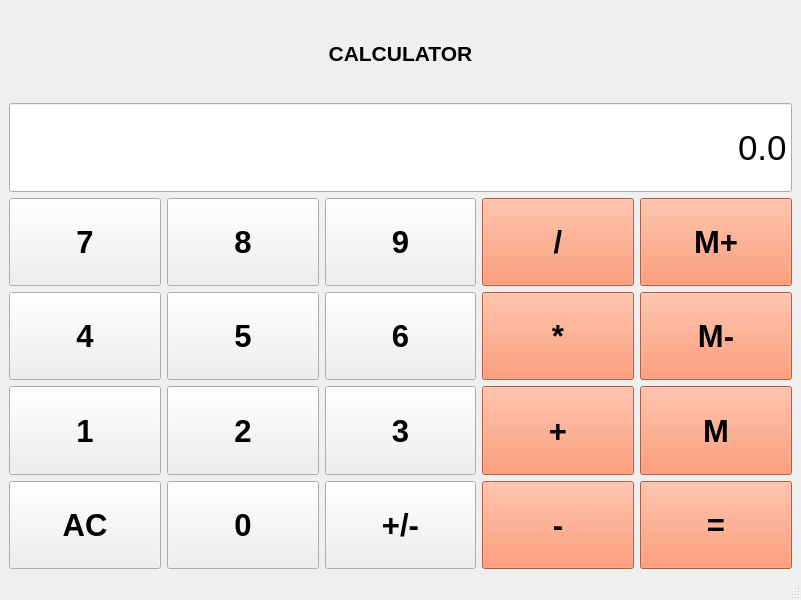
<?xml version="1.0" encoding="UTF-8"?>
<ui version="4.0">
 <class>Calculator</class>
 <widget class="QMainWindow" name="Calculator">
  <property name="geometry">
   <rect>
    <x>0</x>
    <y>0</y>
    <width>801</width>
    <height>600</height>
   </rect>
  </property>
  <property name="windowTitle">
   <string>Calculator</string>
  </property>
  <widget class="QWidget" name="centralwidget">
   <layout class="QGridLayout" name="gridLayout">
    <item row="3" column="3">
     <widget class="QPushButton" name="Multiply">
      <property name="sizePolicy">
       <sizepolicy hsizetype="Preferred" vsizetype="Preferred">
        <horstretch>0</horstretch>
        <verstretch>0</verstretch>
       </sizepolicy>
      </property>
      <property name="font">
       <font>
        <pointsize>23</pointsize>
        <bold>true</bold>
       </font>
      </property>
      <property name="styleSheet">
       <string notr="true">QPushButton {
    background-color: #FF7F50;
}</string>
      </property>
      <property name="text">
       <string>*</string>
      </property>
     </widget>
    </item>
    <item row="2" column="0">
     <widget class="QPushButton" name="Button7">
      <property name="sizePolicy">
       <sizepolicy hsizetype="Preferred" vsizetype="Preferred">
        <horstretch>0</horstretch>
        <verstretch>0</verstretch>
       </sizepolicy>
      </property>
      <property name="font">
       <font>
        <pointsize>23</pointsize>
        <bold>true</bold>
       </font>
      </property>
      <property name="text">
       <string>7</string>
      </property>
     </widget>
    </item>
    <item row="2" column="4">
     <widget class="QPushButton" name="MemAdd">
      <property name="sizePolicy">
       <sizepolicy hsizetype="Preferred" vsizetype="Preferred">
        <horstretch>0</horstretch>
        <verstretch>0</verstretch>
       </sizepolicy>
      </property>
      <property name="font">
       <font>
        <pointsize>23</pointsize>
        <bold>true</bold>
       </font>
      </property>
      <property name="styleSheet">
       <string notr="true">QPushButton {
    background-color: #FF7F50;
}</string>
      </property>
      <property name="text">
       <string>M+</string>
      </property>
     </widget>
    </item>
    <item row="3" column="2">
     <widget class="QPushButton" name="Button6">
      <property name="sizePolicy">
       <sizepolicy hsizetype="Preferred" vsizetype="Preferred">
        <horstretch>0</horstretch>
        <verstretch>0</verstretch>
       </sizepolicy>
      </property>
      <property name="font">
       <font>
        <pointsize>23</pointsize>
        <bold>true</bold>
       </font>
      </property>
      <property name="text">
       <string>6</string>
      </property>
     </widget>
    </item>
    <item row="5" column="2">
     <widget class="QPushButton" name="ChangeSign">
      <property name="sizePolicy">
       <sizepolicy hsizetype="Preferred" vsizetype="Preferred">
        <horstretch>0</horstretch>
        <verstretch>0</verstretch>
       </sizepolicy>
      </property>
      <property name="font">
       <font>
        <pointsize>23</pointsize>
        <bold>true</bold>
       </font>
      </property>
      <property name="text">
       <string>+/-</string>
      </property>
     </widget>
    </item>
    <item row="4" column="1">
     <widget class="QPushButton" name="Button2">
      <property name="sizePolicy">
       <sizepolicy hsizetype="Preferred" vsizetype="Preferred">
        <horstretch>0</horstretch>
        <verstretch>0</verstretch>
       </sizepolicy>
      </property>
      <property name="font">
       <font>
        <pointsize>23</pointsize>
        <bold>true</bold>
       </font>
      </property>
      <property name="text">
       <string>2</string>
      </property>
     </widget>
    </item>
    <item row="4" column="4">
     <widget class="QPushButton" name="MemGet">
      <property name="sizePolicy">
       <sizepolicy hsizetype="Preferred" vsizetype="Preferred">
        <horstretch>0</horstretch>
        <verstretch>0</verstretch>
       </sizepolicy>
      </property>
      <property name="font">
       <font>
        <pointsize>23</pointsize>
        <bold>true</bold>
       </font>
      </property>
      <property name="styleSheet">
       <string notr="true">QPushButton {
    background-color: #FF7F50;
}</string>
      </property>
      <property name="text">
       <string>M</string>
      </property>
     </widget>
    </item>
    <item row="3" column="1">
     <widget class="QPushButton" name="Button5">
      <property name="sizePolicy">
       <sizepolicy hsizetype="Preferred" vsizetype="Preferred">
        <horstretch>0</horstretch>
        <verstretch>0</verstretch>
       </sizepolicy>
      </property>
      <property name="font">
       <font>
        <pointsize>23</pointsize>
        <bold>true</bold>
       </font>
      </property>
      <property name="text">
       <string>5</string>
      </property>
     </widget>
    </item>
    <item row="2" column="1">
     <widget class="QPushButton" name="Button8">
      <property name="sizePolicy">
       <sizepolicy hsizetype="Preferred" vsizetype="Preferred">
        <horstretch>0</horstretch>
        <verstretch>0</verstretch>
       </sizepolicy>
      </property>
      <property name="font">
       <font>
        <pointsize>23</pointsize>
        <bold>true</bold>
       </font>
      </property>
      <property name="text">
       <string>8</string>
      </property>
     </widget>
    </item>
    <item row="5" column="1">
     <widget class="QPushButton" name="Button0">
      <property name="sizePolicy">
       <sizepolicy hsizetype="Preferred" vsizetype="Preferred">
        <horstretch>0</horstretch>
        <verstretch>0</verstretch>
       </sizepolicy>
      </property>
      <property name="font">
       <font>
        <pointsize>23</pointsize>
        <bold>true</bold>
       </font>
      </property>
      <property name="text">
       <string>0</string>
      </property>
     </widget>
    </item>
    <item row="2" column="2">
     <widget class="QPushButton" name="Button9">
      <property name="sizePolicy">
       <sizepolicy hsizetype="Preferred" vsizetype="Preferred">
        <horstretch>0</horstretch>
        <verstretch>0</verstretch>
       </sizepolicy>
      </property>
      <property name="font">
       <font>
        <pointsize>23</pointsize>
        <bold>true</bold>
       </font>
      </property>
      <property name="text">
       <string>9</string>
      </property>
     </widget>
    </item>
    <item row="4" column="0">
     <widget class="QPushButton" name="Button1">
      <property name="sizePolicy">
       <sizepolicy hsizetype="Preferred" vsizetype="Preferred">
        <horstretch>0</horstretch>
        <verstretch>0</verstretch>
       </sizepolicy>
      </property>
      <property name="font">
       <font>
        <pointsize>23</pointsize>
        <bold>true</bold>
       </font>
      </property>
      <property name="text">
       <string>1</string>
      </property>
     </widget>
    </item>
    <item row="5" column="0">
     <widget class="QPushButton" name="Clear">
      <property name="sizePolicy">
       <sizepolicy hsizetype="Preferred" vsizetype="Preferred">
        <horstretch>0</horstretch>
        <verstretch>0</verstretch>
       </sizepolicy>
      </property>
      <property name="font">
       <font>
        <pointsize>23</pointsize>
        <bold>true</bold>
       </font>
      </property>
      <property name="text">
       <string>AC</string>
      </property>
     </widget>
    </item>
    <item row="2" column="3">
     <widget class="QPushButton" name="Divide">
      <property name="sizePolicy">
       <sizepolicy hsizetype="Preferred" vsizetype="Preferred">
        <horstretch>0</horstretch>
        <verstretch>0</verstretch>
       </sizepolicy>
      </property>
      <property name="font">
       <font>
        <pointsize>23</pointsize>
        <bold>true</bold>
       </font>
      </property>
      <property name="styleSheet">
       <string notr="true">QPushButton {
    background-color: #FF7F50;
}</string>
      </property>
      <property name="text">
       <string>/</string>
      </property>
     </widget>
    </item>
    <item row="3" column="4">
     <widget class="QPushButton" name="MemClear">
      <property name="sizePolicy">
       <sizepolicy hsizetype="Preferred" vsizetype="Preferred">
        <horstretch>0</horstretch>
        <verstretch>0</verstretch>
       </sizepolicy>
      </property>
      <property name="font">
       <font>
        <pointsize>23</pointsize>
        <bold>true</bold>
       </font>
      </property>
      <property name="styleSheet">
       <string notr="true">QPushButton {
    background-color: #FF7F50;
}</string>
      </property>
      <property name="text">
       <string>M-</string>
      </property>
     </widget>
    </item>
    <item row="0" column="0" colspan="5">
     <widget class="QLabel" name="label">
      <property name="font">
       <font>
        <pointsize>16</pointsize>
        <bold>true</bold>
       </font>
      </property>
      <property name="text">
       <string>CALCULATOR</string>
      </property>
      <property name="alignment">
       <set>Qt::AlignCenter</set>
      </property>
     </widget>
    </item>
    <item row="4" column="2">
     <widget class="QPushButton" name="Button3">
      <property name="sizePolicy">
       <sizepolicy hsizetype="Preferred" vsizetype="Preferred">
        <horstretch>0</horstretch>
        <verstretch>0</verstretch>
       </sizepolicy>
      </property>
      <property name="font">
       <font>
        <pointsize>23</pointsize>
        <bold>true</bold>
       </font>
      </property>
      <property name="text">
       <string>3</string>
      </property>
     </widget>
    </item>
    <item row="3" column="0">
     <widget class="QPushButton" name="Button4">
      <property name="sizePolicy">
       <sizepolicy hsizetype="Preferred" vsizetype="Preferred">
        <horstretch>0</horstretch>
        <verstretch>0</verstretch>
       </sizepolicy>
      </property>
      <property name="font">
       <font>
        <pointsize>23</pointsize>
        <bold>true</bold>
       </font>
      </property>
      <property name="text">
       <string>4</string>
      </property>
     </widget>
    </item>
    <item row="5" column="4">
     <widget class="QPushButton" name="Equals">
      <property name="sizePolicy">
       <sizepolicy hsizetype="Preferred" vsizetype="Preferred">
        <horstretch>0</horstretch>
        <verstretch>0</verstretch>
       </sizepolicy>
      </property>
      <property name="font">
       <font>
        <pointsize>23</pointsize>
        <bold>true</bold>
       </font>
      </property>
      <property name="styleSheet">
       <string notr="true">QPushButton {
    background-color: #FF7F50;
}</string>
      </property>
      <property name="text">
       <string>=</string>
      </property>
     </widget>
    </item>
    <item row="5" column="3">
     <widget class="QPushButton" name="Subtract">
      <property name="sizePolicy">
       <sizepolicy hsizetype="Preferred" vsizetype="Preferred">
        <horstretch>0</horstretch>
        <verstretch>0</verstretch>
       </sizepolicy>
      </property>
      <property name="font">
       <font>
        <pointsize>23</pointsize>
        <bold>true</bold>
       </font>
      </property>
      <property name="styleSheet">
       <string notr="true">QPushButton {
    background-color: #FF7F50;
}</string>
      </property>
      <property name="text">
       <string>-</string>
      </property>
     </widget>
    </item>
    <item row="4" column="3">
     <widget class="QPushButton" name="Add">
      <property name="sizePolicy">
       <sizepolicy hsizetype="Preferred" vsizetype="Preferred">
        <horstretch>0</horstretch>
        <verstretch>0</verstretch>
       </sizepolicy>
      </property>
      <property name="font">
       <font>
        <pointsize>23</pointsize>
        <bold>true</bold>
       </font>
      </property>
      <property name="styleSheet">
       <string notr="true">QPushButton {
    background-color: #FF7F50;
}</string>
      </property>
      <property name="text">
       <string>+</string>
      </property>
     </widget>
    </item>
    <item row="1" column="0" colspan="5">
     <widget class="QLineEdit" name="Display">
      <property name="sizePolicy">
       <sizepolicy hsizetype="Preferred" vsizetype="Preferred">
        <horstretch>0</horstretch>
        <verstretch>0</verstretch>
       </sizepolicy>
      </property>
      <property name="font">
       <font>
        <pointsize>26</pointsize>
       </font>
      </property>
      <property name="text">
       <string>0.0</string>
      </property>
      <property name="alignment">
       <set>Qt::AlignRight|Qt::AlignTrailing|Qt::AlignVCenter</set>
      </property>
     </widget>
    </item>
   </layout>
  </widget>
  <widget class="QStatusBar" name="statusbar"/>
 </widget>
 <resources/>
 <connections/>
</ui>
